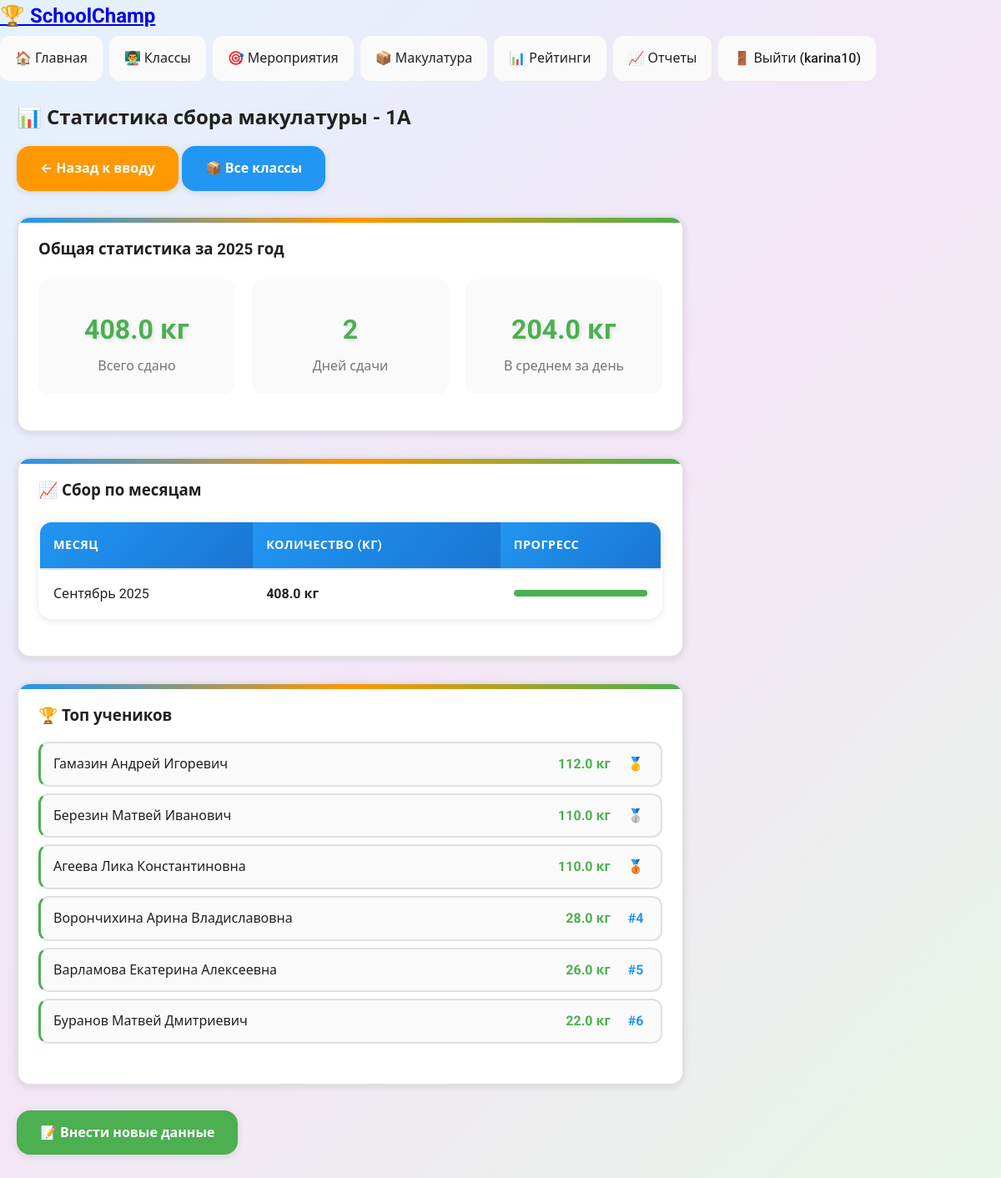
/paper_collection/class/1/stats (signed in), run on the app's committed database.
### models.py (models this page shows, shortened)
class User(UserMixin, db.Model):
    __tablename__ = 'users'
    id = db.Column(db.Integer, primary_key=True)
    username = db.Column(db.String(80), unique=True, nullable=False)
    email = db.Column(db.String(120), unique=True, nullable=False)
    password_hash = db.Column(db.String(120), nullable=False)
    role = db.Column(db.String(20), nullable=False, default='teacher')
    class_id = db.Column(db.Integer, db.ForeignKey('school_classes.id'), nullable=True)
    created_at = db.Column(db.DateTime, default=datetime.utcnow)
    managed_class = db.relationship('SchoolClass', backref='class_teacher', foreign_keys='SchoolClass.class_teacher_id')
    created_events = db.relationship('Event', backref='creator', foreign_keys='Event.created_by')
    approved_participations = db.relationship('Participation', backref='approver',
                                              foreign_keys='Participation.approved_by')
    approved_portfolio_entries = db.relationship('PortfolioEntry', backref='approver',
                                                 foreign_keys='PortfolioEntry.approved_by')
    class_points = db.relationship('ClassPoints', backref='teacher', foreign_keys='ClassPoints.assigned_by')

class SchoolClass(db.Model):
    __tablename__ = 'school_classes'
    id = db.Column(db.Integer, primary_key=True)
    name = db.Column(db.String(50), nullable=False)
    grade = db.Column(db.String(10), nullable=False)
    class_teacher_id = db.Column(db.Integer, db.ForeignKey('users.id'), nullable=True)
    total_rating = db.Column(db.Integer, default=0)
    created_at = db.Column(db.DateTime, default=datetime.utcnow)
    students = db.relationship('Student', backref='school_class', lazy=True, cascade='all, delete-orphan')
    class_points = db.relationship('ClassPoints', backref='school_class', lazy=True, cascade='all, delete-orphan')

class Student(UserMixin, db.Model):
    __tablename__ = 'students'
    id = db.Column(db.Integer, primary_key=True)
    full_name = db.Column(db.String(100), nullable=False)
    class_id = db.Column(db.Integer, db.ForeignKey('school_classes.id'), nullable=False)
    personal_rating = db.Column(db.Integer, default=0)
    login = db.Column(db.String(50), unique=True, nullable=False)
    password_hash = db.Column(db.String(120), nullable=False)
    created_at = db.Column(db.DateTime, default=datetime.utcnow)
    participations = db.relationship('Participation', backref='student', lazy=True, cascade='all, delete-orphan')
    portfolio_entries = db.relationship('PortfolioEntry', backref='student', lazy=True, cascade='all, delete-orphan')

### app.py (the view)
@app.route('/paper_collection/class/<int:class_id>/stats')
@login_required
def paper_collection_stats(class_id):
    if not getattr(current_user, 'role', None) or current_user.role not in ['admin', 'teacher']:
        flash('Недостаточно прав')
        return redirect(url_for('dashboard'))
    school_class = SchoolClass.query.get_or_404(class_id)
    if (getattr(current_user, 'role', None) == 'teacher' and
            current_user.managed_class and
            school_class.id not in [c.id for c in current_user.managed_class]):
        flash('У вас нет доступа к этому классу')
        return redirect(url_for('paper_collection'))
    monthly_stats = db.session.query(
        db.func.strftime('%Y-%m', PaperCollection.collection_date).label('month'),
        db.func.sum(PaperCollection.kilograms).label('total_kg')
    ).filter(
        PaperCollection.class_id == class_id,
        PaperCollection.collection_date >= datetime(datetime.now().year, 1, 1).date()
    ).group_by('month').order_by('month').all()
    top_students = db.session.query(
        Student,
        db.func.sum(PaperCollection.kilograms).label('total_kg')
    ).join(PaperCollection).filter(
        PaperCollection.class_id == class_id,
        PaperCollection.collection_date >= datetime(datetime.now().year, 1, 1).date()
    ).group_by(Student.id).order_by(db.desc('total_kg')).limit(10).all()
    total_year = db.session.query(db.func.sum(PaperCollection.kilograms)).filter(
        PaperCollection.class_id == class_id,
        PaperCollection.collection_date >= datetime(datetime.now().year, 1, 1).date()
    ).scalar() or 0
    collection_days = db.session.query(PaperCollection.collection_date).filter(
        PaperCollection.class_id == class_id,
        PaperCollection.collection_date >= datetime(datetime.now().year, 1, 1).date()
    ).distinct().count()
    current_year = datetime.now().year
    avg_per_day = total_year / collection_days if collection_days > 0 else 0
    return render_template('paper_collection/class_stats.html',
                         school_class=school_class,
                         monthly_stats=monthly_stats,
                         top_students=top_students,
                         total_year=round(total_year, 2),
                         collection_days=collection_days,
                         avg_per_day=round(avg_per_day, 2),
                         current_year=current_year)

### app.py (called while the page is built)
@app.context_processor
def utility_processor():
    def has_attr(obj, attr_name):
        return hasattr(obj, attr_name)
    return dict(has_attr=has_attr)

@login_manager.user_loader
def load_user(user_id):
    user = User.query.get(int(user_id))
    if not user:
        user = Student.query.get(int(user_id))
    return user

### templates/paper_collection/class_stats.html (shortened to what this page needs)
{% extends "base.html" %}
{% block content %}
<div class="stats-page">
    <div class="page-header">
        <h2>📊 Статистика сбора макулатуры - {{ school_class.grade }}{{ school_class.name }}</h2>
        <div class="header-actions">
            <a href="{{ url_for('paper_collection_class', class_id=school_class.id) }}" class="btn btn-secondary">← Назад к вводу</a>
            <a href="{{ url_for('paper_collection') }}" class="btn">📦 Все классы</a>
        </div>
    </div>
    <div class="overview-stats card">
        <h3>Общая статистика за {{ current_year }} год</h3>
        <div class="stats-grid">
            <div class="stat-item">
                <div class="stat-number">{{ total_year }} кг</div>
                <div class="stat-label">Всего сдано</div>
            </div>
            <div class="stat-item">
                <div class="stat-number">{{ collection_days }}</div>
                <div class="stat-label">Дней сдачи</div>
            </div>
            <div class="stat-item">
                <div class="stat-number">{{ avg_per_day }} кг</div>
                <div class="stat-label">В среднем за день</div>
            </div>
        </div>
    </div>
    <div class="charts-section">
        <div class="card">
            <h3>📈 Сбор по месяцам</h3>
            {% if monthly_stats %}
            <div class="monthly-stats">
                <table>
                    <thead>
                        <tr>
                            <th>Месяц</th>
                            <th>Количество (кг)</th>
                            <th>Прогресс</th>
                        </tr>
                    </thead>
                    <tbody>
                        {% for stat in monthly_stats %}
                        <tr>
                            <td>
                                {% set month_num = stat.month.split('-')[1] %}
                                {% if month_num == '01' %}Январь
                                {% elif month_num == '02' %}Февраль
                                {% elif month_num == '03' %}Март
                                {% elif month_num == '04' %}Апрель
                                {% elif month_num == '05' %}Май
                                {% elif month_num == '06' %}Июнь
                                {% elif month_num == '07' %}Июль
                                {% elif month_num == '08' %}Август
                                {% elif month_num == '09' %}Сентябрь
                                {% elif month_num == '10' %}Октябрь
                                {% elif month_num == '11' %}Ноябрь
                                {% elif month_num == '12' %}Декабрь
                                {% endif %} {{ stat.month.split('-')[0] }}
                            </td>
                            <td><strong>{{ stat.total_kg|round(2) }} кг</strong></td>
                            <td>
                                <div class="progress-bar">
                                    <div class="progress-fill" style="width: {{ (stat.total_kg / (total_year / 12)) * 100 if total_year > 0 else 0 }}%"></div>
                                </div>
                            </td>
                        </tr>
                        {% endfor %}
                    </tbody>
                </table>
            </div>
            {% else %}
            <p class="no-data">Нет данных за этот год</p>
            {% endif %}
        </div>
    </div>
    <div class="top-students card">
        <h3>🏆 Топ учеников</h3>
        {% if top_students %}
        <div class="students-list">
            {% for student, total_kg in top_students %}
            <div class="student-item">
                <div class="student-info">
                    <span class="student-name">{{ student.full_name }}</span>
                    <span class="student-kg">{{ total_kg|round(2) }} кг</span>
                </div>
                <div class="student-rank">
                    {% if loop.index == 1 %}🥇
                    {% elif loop.index == 2 %}🥈
                    {% elif loop.index == 3 %}🥉
                    {% else %}#{{ loop.index }}
                    {% endif %}
                </div>
            </div>
            {% endfor %}
        </div>
        {% else %}
        <p class="no-data">Нет данных об учениках</p>
        {% endif %}
    </div>
    <div class="actions">
        <a href="{{ url_for('paper_collection_class', class_id=school_class.id) }}" class="btn btn-success">
            📝 Внести новые данные
        </a>
    </div>
</div>
{% endblock %}

### templates/base.html (shortened to what this page needs)
<!DOCTYPE html>
<html lang="ru">
<head>
    <link rel="stylesheet" href="{{ url_for('static', filename='style.css') }}">
</head>
<body>
    <nav>
        <div class="nav-container">
            <h1><a href="{{ url_for('index') }}">🏆 SchoolChamp</a></h1>
            <ul>
                {% if current_user.is_authenticated %}
                    <li><a href="{{ url_for('dashboard') }}">🏠 Главная</a></li>
                    {% if current_user.role %}
                        <li><a href="{{ url_for('classes') }}">👨‍🏫 Классы</a></li>
                        <li><a href="{{ url_for('events') }}">🎯 Мероприятия</a></li>
                <li><a href="{{ url_for('paper_collection') }}">📦 Макулатура</a></li>
                    {% endif %}
                    <li><a href="{{ url_for('ratings') }}">📊 Рейтинги</a></li>
                    <li><a href="{{ url_for('reports') }}">📈 Отчеты</a></li>
                    <li><a href="{{ url_for('logout') }}">🚪 Выйти ({{ current_user.username if current_user.role else current_user.full_name }})</a></li>
                {% else %}
                    <li><a href="{{ url_for('login') }}">🔑 Войти</a></li>
                    <li><a href="{{ url_for('register') }}">📝 Регистрация</a></li>
                {% endif %}
            </ul>
        </div>
    </nav>
    <div class="container">
        {% block content %}{% endblock %}
    </div>
</body>
</html>

### static/style.css (style rules this page uses)
:root { --primary: #2196F3; --primary-dark: #1976D2; --primary-light: #BBDEFB; --secondary: #FF9800; --secondary-dark: #F57C00; --success: #4CAF50; --success-dark: #388E3C; --warning: #FFC107; --danger: #F44336; --info: #00BCD4; --light: #FAFAFA; --dark: #212121; --gray: #757575; --gray-light: #E0E0E0; --border-radius: 16px; --border-radius-sm: 12px; --shadow: 0 2px 8px rgba(0, 0, 0, 0.1); --shadow-lg: 0 4px 16px rgba(0, 0, 0, 0.15); --shadow-xl: 0 8px 24px rgba(0, 0, 0, 0.2); --transition: all 0.3s ease; }
* { margin: 0; padding: 0; box-sizing: border-box; }
body { font-family: 'Roboto', 'Segoe UI', system-ui, -apple-system, sans-serif; line-height: 1.6; color: var(--dark); background: linear-gradient(135deg, #E3F2FD 0%, #F3E5F5 50%, #E8F5E8 100%); min-height: 100vh; }
.container { max-width: 1200px; margin: 0 auto; padding: 20px; min-height: calc(100vh - 80px); }
nav ul { list-style: none; display: flex; gap: 8px; align-items: center; flex-wrap: nowrap; overflow-x: auto; -webkit-overflow-scrolling: touch; padding: 5px 0; }
nav ul li { flex-shrink: 0; }
nav ul li a { color: var(--dark); text-decoration: none; padding: 12px 16px; border-radius: var(--border-radius-sm); font-weight: 500; transition: var(--transition); background: var(--light); border: 2px solid transparent; white-space: nowrap; display: block; }
.btn { background: var(--primary); color: white; padding: 14px 28px; border: none; border-radius: var(--border-radius); cursor: pointer; text-decoration: none; display: inline-flex; align-items: center; gap: 10px; font-weight: 600; font-size: 1rem; transition: var(--transition); box-shadow: var(--shadow); position: relative; overflow: hidden; }
.btn-secondary { background: var(--secondary); }
.btn-success { background: var(--success); }
.card { background: white; border-radius: var(--border-radius); padding: 24px; box-shadow: var(--shadow); border: 2px solid var(--gray-light); transition: var(--transition); position: relative; overflow: hidden; }
.card::before { content: ''; position: absolute; top: 0; left: 0; right: 0; height: 6px; background: linear-gradient(90deg, var(--primary), var(--secondary), var(--success)); }
.stat-number { font-size: 3rem; font-weight: 800; color: var(--primary); margin: 15px 0; text-shadow: 2px 2px 4px rgba(0, 0, 0, 0.1); }
table { width: 100%; border-collapse: collapse; background: white; border-radius: var(--border-radius); overflow: hidden; box-shadow: var(--shadow); margin: 20px 0; border: 2px solid var(--gray-light); }
table th, table td { padding: 16px; text-align: left; border-bottom: 2px solid var(--gray-light); }
table th { background: linear-gradient(135deg, var(--primary), var(--primary-dark)); color: white; font-weight: 600; font-size: 0.9rem; text-transform: uppercase; letter-spacing: 0.5px; }
table tr:last-child td { border-bottom: none; }
.stats-grid { display: grid; grid-template-columns: repeat(auto-fit, minmax(160px, 1fr)); gap: 16px; margin: 20px 0; }
.actions { margin: 24px 0; display: flex; gap: 12px; flex-wrap: wrap; }
.card { animation: bounceIn 0.6s ease-out; }
.btn { animation: slideIn 0.5s ease-out; }
.students-list { margin: 24px 0; }
.student-item { display: flex; justify-content: space-between; align-items: center; padding: 16px; background: var(--light); border-radius: var(--border-radius-sm); border: 2px solid var(--gray-light); margin-bottom: 12px; transition: var(--transition); }
.student-info { display: flex; align-items: center; gap: 15px; flex-wrap: wrap; }

### data on the page
User: role+username "karina10"
SchoolClass: grade "1", name "А"
Student: full_name "Гамазин Андрей Игоревич", total_kg "112.0"
Student: full_name "Березин Матвей Иванович", total_kg "110.0"
Student: full_name "Агеева Лика Константиновна", total_kg "110.0"
Student: full_name "Ворончихина Арина Владиславовна", total_kg "28.0"
Student: full_name "Варламова Екатерина Алексеевна", total_kg "26.0"
Student: full_name "Буранов Матвей Дмитриевич", total_kg "22.0"

### other printed values
{{ total_year }} "408.0"
{{ collection_days }} "2"
{{ avg_per_day }} "204.0"
{{ stat.month.split('-')[0] }} "2025"
{{ stat.total_kg|round(2) }} "408.0"
